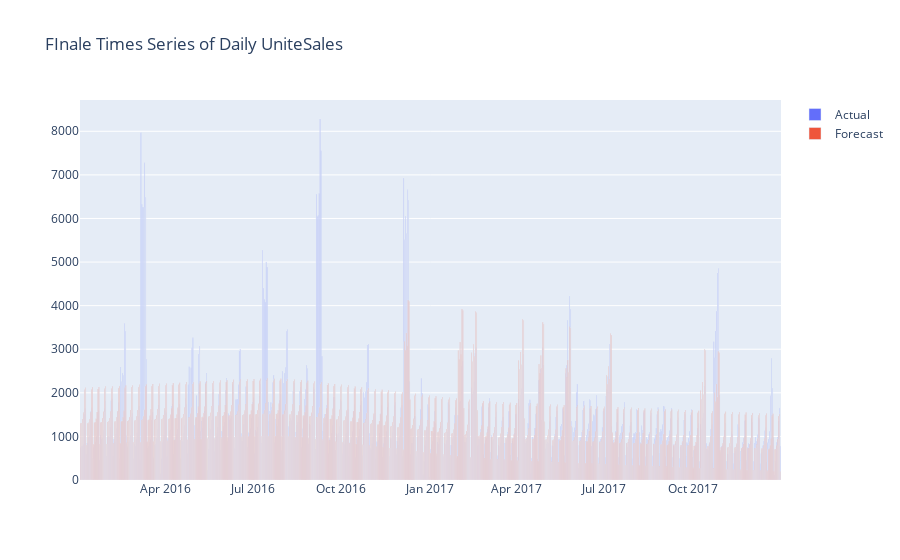
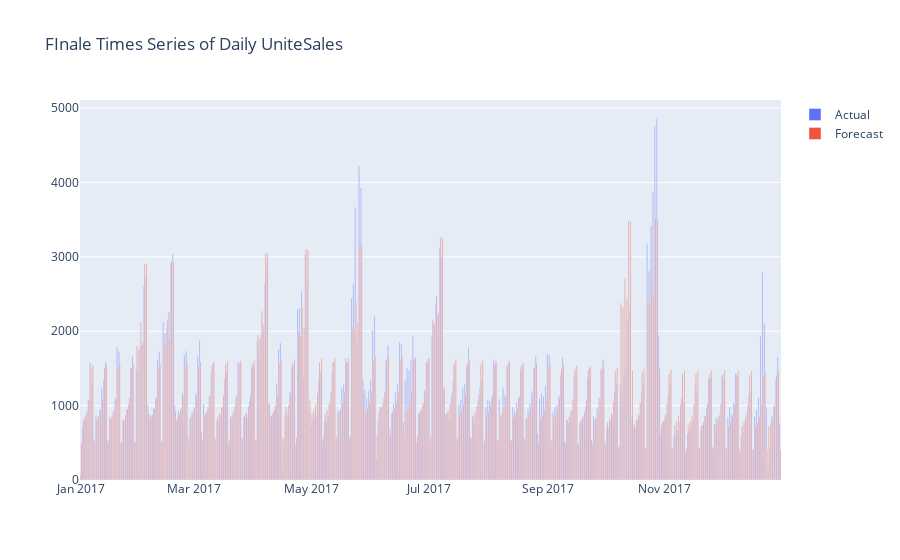

Notebook cell for these charts, in order:
### Markdown cell above
## a. fbProphetUnivariate 

The first Model is using fbProphet using only the values of UnitsSales of the dataset but to do the comparition between a product on promotion or not, they is twp model which is created
- fb Prophet model using only the data which is **not in promotion**
- fb Prophet model using only the data which is in **promotion**

Then depending on if the product was in promotion or not at this time, we select the output from one of this model. It's working in the same way to forecast a week ahead, in promotion or not we are going to use one of this model.

### Code cell
# class need to be imported at least once before runing it
import sys
from src.ah_forecast_sales.pipeline.fbProphetUnivariate import fbProphetUnivariate
del sys.modules['src.ah_forecast_sales.pipeline.fbProphetUnivariate']
from src.ah_forecast_sales.pipeline.fbProphetUnivariate import fbProphetUnivariate

## Based on the full Dataset 2016/2017
print('Model based on 2016 and 2017 data')
fb_prophet_forecast = fbProphetUnivariate(itemNumberSample, start_date = '2018-01-01')
print('The RMSE is {}'. format(fb_prophet_forecast.rmse))
print('The NRMSE is {}'. format(fb_prophet_forecast.nrmse))

fb_prophet_forecast.get_vizualisation_metrics().show()

## Based on the last year of the dataset
print('Model based on 2017 data')
tmp = itemNumberSample[
    itemNumberSample.years=='2017'
].copy()
fb_prophet_forecast = fbProphetUnivariate(tmp, start_date = '2018-01-01')
print('The RMSE is {}'. format(fb_prophet_forecast.rmse))
print('The NRMSE is {}'. format(fb_prophet_forecast.nrmse))

fb_prophet_forecast.get_vizualisation_metrics().show()

### Figure 1 — Plotly figure (JSON) as saved in the notebook; plotly's stock layout.template omitted (floating-point values rounded to 4 significant figures; data arrays with more than 128 entries replaced by an {"elided": "..."} marker saying what was removed)
{"data": [{"name": "Actual", "type": "bar", "x": {"elided": "728 str values"}, "y": {"elided": "728 int values"}}, {"name": "Forecast", "type": "bar", "x": {"elided": "728 str values"}, "y": {"elided": "728 float values"}}], "layout": {"title": {"text": "FInale Times Series of Daily UniteSales"}}}

### Figure 2 — Plotly figure (JSON) as saved in the notebook; plotly's stock layout.template omitted (floating-point values rounded to 4 significant figures; data arrays with more than 128 entries replaced by an {"elided": "..."} marker saying what was removed)
{"data": [{"name": "Actual", "type": "bar", "x": {"elided": "365 str values"}, "y": {"elided": "365 int values"}}, {"name": "Forecast", "type": "bar", "x": {"elided": "365 str values"}, "y": {"elided": "365 float values"}}], "layout": {"title": {"text": "FInale Times Series of Daily UniteSales"}}}
